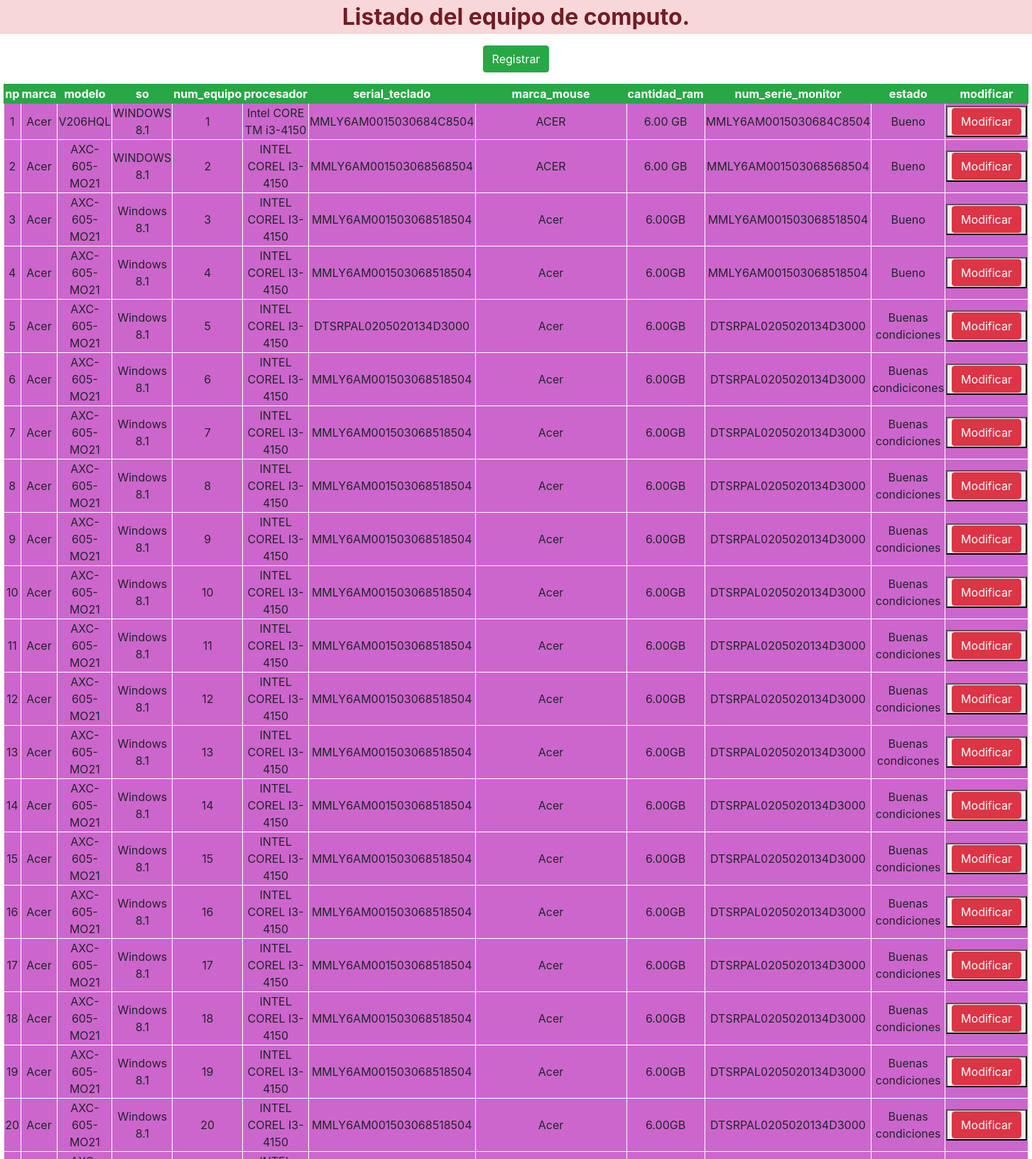
Page /listado_computadoras.php (upper part) on the committed database.
### tables this page shows
CREATE TABLE `equipo_de_computo` (
  `id` int(100) NOT NULL,
  `sistema_operativo` varchar(25) NOT NULL,
  `marca` varchar(30) NOT NULL,
  `modelo` varchar(30) NOT NULL,
  `num_equipo` int(20) NOT NULL,
  `procesador` varchar(40) NOT NULL,
  `serial_teclado` varchar(60) NOT NULL,
  `marca_mouse` varchar(50) NOT NULL,
  `cantidad_ram` varchar(55) NOT NULL,
  `num_serie_monitor` varchar(50) NOT NULL,
  `estado` varchar(255) NOT NULL
);

### listado_computadoras.php (the view, shortened to what this page needs)
<!DOCTYPE html PUBLIC "-//W3C//DTD XHTML 1.0 Transitional//EN" "http://www.w3.org/TR/xhtml1/DTD/xhtml1-transitional.dtd">
<html xmlns="http://www.w3.org/1999/xhtml">
<head>
<link href="css/bootstrap.css" rel="stylesheet" type="text/css" />
<link href="no/bootstrap-4.0.0-alpha.6-dist/css/bootstrap.css" rel="stylesheet" type="text/css" />
</head>
<body>
  <p align="center" class="alert-danger Estilo1"><strong>Listado del equipo de computo. <div align="center"><a href="registrar_equipo.php" class="btn btn-success">Registrar</a></button>
    </div></strong></p>
  <table width="83%" border="1" align="center" bordercolor="#FFFFFF">
    <tr class="btn-success">
      <td width="17" align="center" bgcolor="#FFFFFF" class="bg-success"><div align="center"><strong>np</strong></div></td>
      <td width="41" align="center" bordercolor="#0000CC" bgcolor="#FFFFFF" class="bg-success"><div align="center"><strong>marca</strong></div></td>
      <td width="47" align="center" bgcolor="#FFFFFF" class="bg-success"><div align="center"><strong>modelo</strong></div></td>
      <td width="20" align="center" bgcolor="#FFFFFF" class="bg-success"><div align="center"><strong>so</strong></div></td>
	  <td width="76" align="center" bgcolor="#FFFFFF" class="bg-success"><div align="center"><strong>num_equipo</strong></div></td>
	  <td width="71" align="center" bordercolor="#0000FF" bgcolor="#FFFFFF" class="bg-success"><div align="center"><strong>procesador</strong></div></td>
	  <td width="85" align="center" bgcolor="#FFFFFF" class="bg-success"><div align="center"><strong>serial_teclado</strong></div></td>
	  <td width="85" align="center" bgcolor="#FFFFFF" class="bg-success"><div align="center"><strong>marca_mouse</strong></div></td>
	  <td width="84" align="center" bgcolor="#FFFFFF" class="bg-success"><div align="center"><strong>cantidad_ram</strong></div></td>
	  <td width="115" align="center" bgcolor="#FFFFFF" class="bg-success"><div align="center"><strong>num_serie_monitor</strong></div></td>
	  <td width="51" align="center" bgcolor="#FFFFFF" class="bg-success"><div align="center"><strong>estado</strong></div></td>
	  <td width="51" align="center" bgcolor="#FFFFFF" class="bg-success"><div align="center"><strong>modificar</strong></div></td>
    </tr>
	<?php
$sql = mysql_query("SELECT * FROM equipo_de_computo");
while($resultado = mysql_fetch_array($sql)) {
?>
<tr>
<td bordercolor="#FFFFFF" bgcolor="#CC66CC"><div align="center"><?php echo $resultado['id']; ?></div></td>
<td bordercolor="#FFFFFF" bgcolor="#CC66CC"><div align="center"><?php echo $resultado['marca']; ?>  </div></td>
<td bordercolor="#FFFFFF" bgcolor="#CC66CC"><div align="center"><?php echo $resultado['modelo']; ?>  </div></td>
<td bordercolor="#FFFFFF" bgcolor="#CC66CC"><div align="center"><?php echo $resultado['sistema_operativo']; ?>  </div></td>
<td bordercolor="#FFFFFF" bgcolor="#CC66CC"><div align="center"><?php echo $resultado['num_equipo']; ?>  </div></td>
<td bordercolor="#FFFFFF" bgcolor="#CC66CC"><div align="center"><?php echo $resultado['procesador']; ?>  </div></td>
<td bordercolor="#FFFFFF" bgcolor="#CC66CC"><div align="center"><?php echo $resultado['serial_teclado']; ?>  </div></td>
<td bordercolor="#FFFFFF" bgcolor="#CC66CC"><div align="center"><?php echo $resultado['marca_mouse']; ?>  </div></td>
<td bordercolor="#FFFFFF" bgcolor="#CC66CC"><div align="center"><?php echo $resultado['cantidad_ram']; ?>  </div></td>
<td bordercolor="#FFFFFF" bgcolor="#CC66CC"><div align="center"><?php echo $resultado['num_serie_monitor']; ?>  </div></td>
<td bordercolor="#FFFFFF" bgcolor="#CC66CC"><div align="center"><?php echo $resultado['estado']; ?>  </div></td>
<td bordercolor="#FFFFFF" bgcolor="#CC66CC"><button >
    <div align="center">
    <div align="center"><a href="modificar_computadora.php?id=<?php echo $resultado['id']; ?>" class="btn btn-danger">Modificar</a>
        </button>
<?php
}
?></tr>
</table>
</body>
</html>

### listado_computadoras.php (style rules this page uses)
.Estilo1 { font-size: xx-large }

### rows in the picture
equipo_de_computo: id "1", marca "Acer", modelo "V206HQL", sistema_operativo "WINDOWS 8.1", num_equipo "1", procesador "Intel CORE TM i3-4150", serial_teclado "MMLY6AM0015030684C8504", marca_mouse "ACER", cantidad_ram "6.00 GB", num_serie_monitor "MMLY6AM0015030684C8504", estado "Bueno"
equipo_de_computo: id "2", marca "Acer", modelo "AXC-605-MO21", sistema_operativo "WINDOWS 8.1", num_equipo "2", procesador "INTEL COREL I3-4150", serial_teclado "MMLY6AM001503068568504", marca_mouse "ACER", cantidad_ram "6.00 GB", num_serie_monitor "MMLY6AM001503068568504", estado "Bueno"
equipo_de_computo: id "3", marca "Acer", modelo "AXC-605-MO21", sistema_operativo "Windows 8.1", num_equipo "3", procesador "INTEL COREL I3-4150", serial_teclado "MMLY6AM001503068518504", marca_mouse "Acer", cantidad_ram "6.00GB", num_serie_monitor "MMLY6AM001503068518504", estado "Bueno"
equipo_de_computo: id "4", marca "Acer", modelo "AXC-605-MO21", sistema_operativo "Windows 8.1", num_equipo "4", procesador "INTEL COREL I3-4150", serial_teclado "MMLY6AM001503068518504", marca_mouse "Acer", cantidad_ram "6.00GB", num_serie_monitor "MMLY6AM001503068518504", estado "Bueno"
equipo_de_computo: id "5", marca "Acer", modelo "AXC-605-MO21", sistema_operativo "Windows 8.1", num_equipo "5", procesador "INTEL COREL I3-4150", serial_teclado "DTSRPAL0205020134D3000", marca_mouse "Acer", cantidad_ram "6.00GB", num_serie_monitor "DTSRPAL0205020134D3000", estado "Buenas condiciones"
equipo_de_computo: id "6", marca "Acer", modelo "AXC-605-MO21", sistema_operativo "Windows 8.1", num_equipo "6", procesador "INTEL COREL I3-4150", serial_teclado "MMLY6AM001503068518504", marca_mouse "Acer", cantidad_ram "6.00GB", num_serie_monitor "DTSRPAL0205020134D3000", estado "Buenas condicicones"
equipo_de_computo: id "7", marca "Acer", modelo "AXC-605-MO21", sistema_operativo "Windows 8.1", num_equipo "7", procesador "INTEL COREL I3-4150", serial_teclado "MMLY6AM001503068518504", marca_mouse "Acer", cantidad_ram "6.00GB", num_serie_monitor "DTSRPAL0205020134D3000", estado "Buenas condiciones"
equipo_de_computo: id "8", marca "Acer", modelo "AXC-605-MO21", sistema_operativo "Windows 8.1", num_equipo "8", procesador "INTEL COREL I3-4150", serial_teclado "MMLY6AM001503068518504", marca_mouse "Acer", cantidad_ram "6.00GB", num_serie_monitor "DTSRPAL0205020134D3000", estado "Buenas condiciones"
equipo_de_computo: id "9", marca "Acer", modelo "AXC-605-MO21", sistema_operativo "Windows 8.1", num_equipo "9", procesador "INTEL COREL I3-4150", serial_teclado "MMLY6AM001503068518504", marca_mouse "Acer", cantidad_ram "6.00GB", num_serie_monitor "DTSRPAL0205020134D3000", estado "Buenas condiciones"
equipo_de_computo: id "10", marca "Acer", modelo "AXC-605-MO21", sistema_operativo "Windows 8.1", num_equipo "10", procesador "INTEL COREL I3-4150", serial_teclado "MMLY6AM001503068518504", marca_mouse "Acer", cantidad_ram "6.00GB", num_serie_monitor "DTSRPAL0205020134D3000", estado "Buenas condiciones"
equipo_de_computo: id "11", marca "Acer", modelo "AXC-605-MO21", sistema_operativo "Windows 8.1", num_equipo "11", procesador "INTEL COREL I3-4150", serial_teclado "MMLY6AM001503068518504", marca_mouse "Acer", cantidad_ram "6.00GB", num_serie_monitor "DTSRPAL0205020134D3000", estado "Buenas condiciones"
equipo_de_computo: id "12", marca "Acer", modelo "AXC-605-MO21", sistema_operativo "Windows 8.1", num_equipo "12", procesador "INTEL COREL I3-4150", serial_teclado "MMLY6AM001503068518504", marca_mouse "Acer", cantidad_ram "6.00GB", num_serie_monitor "DTSRPAL0205020134D3000", estado "Buenas condiciones"
equipo_de_computo: id "13", marca "Acer", modelo "AXC-605-MO21", sistema_operativo "Windows 8.1", num_equipo "13", procesador "INTEL COREL I3-4150", serial_teclado "MMLY6AM001503068518504", marca_mouse "Acer", cantidad_ram "6.00GB", num_serie_monitor "DTSRPAL0205020134D3000", estado "Buenas condicones"
equipo_de_computo: id "14", marca "Acer", modelo "AXC-605-MO21", sistema_operativo "Windows 8.1", num_equipo "14", procesador "INTEL COREL I3-4150", serial_teclado "MMLY6AM001503068518504", marca_mouse "Acer", cantidad_ram "6.00GB", num_serie_monitor "DTSRPAL0205020134D3000", estado "Buenas condiciones"
equipo_de_computo: id "15", marca "Acer", modelo "AXC-605-MO21", sistema_operativo "Windows 8.1", num_equipo "15", procesador "INTEL COREL I3-4150", serial_teclado "MMLY6AM001503068518504", marca_mouse "Acer", cantidad_ram "6.00GB", num_serie_monitor "DTSRPAL0205020134D3000", estado "Buenas condiciones"
equipo_de_computo: id "16", marca "Acer", modelo "AXC-605-MO21", sistema_operativo "Windows 8.1", num_equipo "16", procesador "INTEL COREL I3-4150", serial_teclado "MMLY6AM001503068518504", marca_mouse "Acer", cantidad_ram "6.00GB", num_serie_monitor "DTSRPAL0205020134D3000", estado "Buenas condiciones"
equipo_de_computo: id "17", marca "Acer", modelo "AXC-605-MO21", sistema_operativo "Windows 8.1", num_equipo "17", procesador "INTEL COREL I3-4150", serial_teclado "MMLY6AM001503068518504", marca_mouse "Acer", cantidad_ram "6.00GB", num_serie_monitor "DTSRPAL0205020134D3000", estado "Buenas condiciones"
equipo_de_computo: id "18", marca "Acer", modelo "AXC-605-MO21", sistema_operativo "Windows 8.1", num_equipo "18", procesador "INTEL COREL I3-4150", serial_teclado "MMLY6AM001503068518504", marca_mouse "Acer", cantidad_ram "6.00GB", num_serie_monitor "DTSRPAL0205020134D3000", estado "Buenas condiciones"
equipo_de_computo: id "19", marca "Acer", modelo "AXC-605-MO21", sistema_operativo "Windows 8.1", num_equipo "19", procesador "INTEL COREL I3-4150", serial_teclado "MMLY6AM001503068518504", marca_mouse "Acer", cantidad_ram "6.00GB", num_serie_monitor "DTSRPAL0205020134D3000", estado "Buenas condiciones"
equipo_de_computo: id "20", marca "Acer", modelo "AXC-605-MO21", sistema_operativo "Windows 8.1", num_equipo "20", procesador "INTEL COREL I3-4150", serial_teclado "MMLY6AM001503068518504", marca_mouse "Acer", cantidad_ram "6.00GB", num_serie_monitor "DTSRPAL0205020134D3000", estado "Buenas condiciones"
